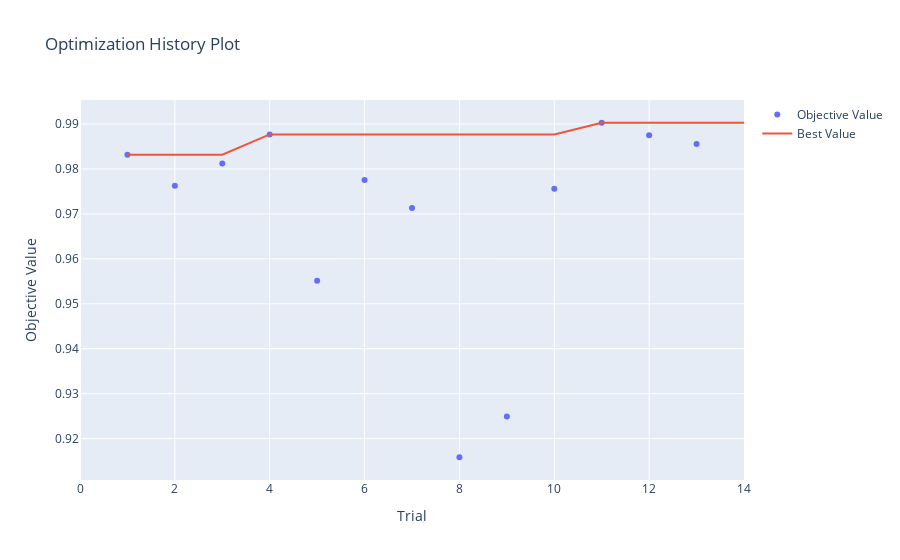

The notebook cell saved with this chart:
### Code cell
# Visualize the optimization history
# Generate the Optuna plot
fig = optuna.visualization.plot_optimization_history(study)
fig
#for way nicer plotly figures, use 
#fig = optuna.visualization.plot_optimization_history(study)
#fig.save_html("plot_optimization_history.html")

### Figure 1 — Plotly figure (JSON) as saved in the notebook; plotly's stock layout.template omitted (floating-point values rounded to 4 significant figures)
{"data": [{"mode": "markers", "name": "Objective Value", "type": "scatter", "x": [1, 2, 3, 4, 5, 6, 7, 8, 9, 10, 11, 12, 13], "y": [0.9832, 0.9763, 0.9812, 0.9877, 0.9551, 0.9776, 0.9713, 0.9159, 0.9249, 0.9756, 0.9903, 0.9875, 0.9855]}, {"mode": "lines", "name": "Best Value", "type": "scatter", "x": [0, 1, 2, 3, 4, 5, 6, 7, 8, 9, 10, 11, 12, 13, 14], "y": [null, 0.9832, 0.9832, 0.9832, 0.9877, 0.9877, 0.9877, 0.9877, 0.9877, 0.9877, 0.9877, 0.9903, 0.9903, 0.9903, 0.9903]}, {"marker": {"color": "#cccccc"}, "mode": "markers", "name": "Infeasible Trial", "showlegend": false, "type": "scatter", "x": [], "y": []}], "layout": {"autosize": true, "title": {"text": "Optimization History Plot"}, "xaxis": {"autorange": true, "range": [0, 14], "title": {"text": "Trial"}, "type": "linear"}, "yaxis": {"autorange": true, "range": [0.9097, 0.9964], "title": {"text": "Objective Value"}, "type": "linear"}}}
